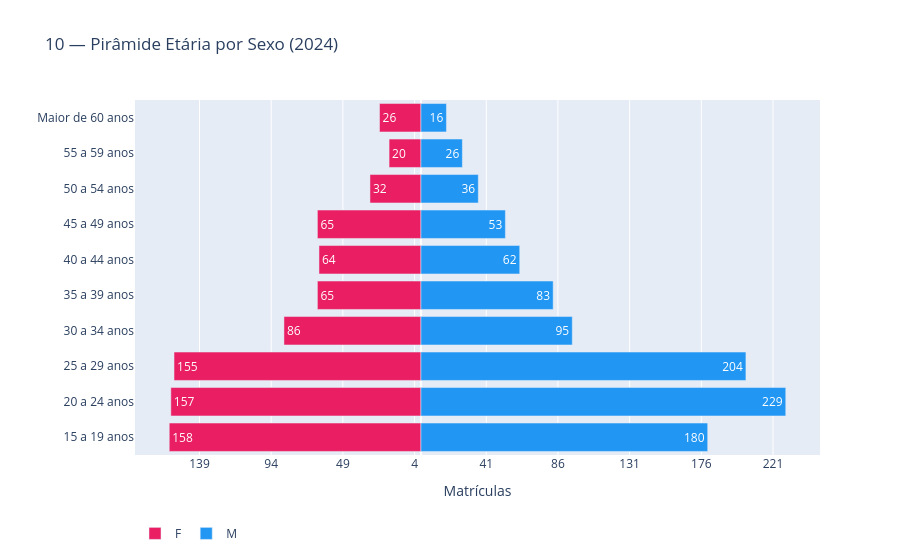

This figure's notebook cell:
### Markdown cell above
### 4.4. Seção 1 — Perfil no último ano

### Code cell
# ── Gráfico 10: Pirâmide etária por sexo (último ano) ────────────────────────
# A pirâmide usa go.Bar com valores negativos no lado esquerdo (primeiro sexo)
# e positivos no lado direito (segundo sexo). O eixo X exibe apenas valores
# absolutos para não confundir o leitor com os sinais negativos.

piramide_df = (
    df.groupby(["Faixa Etária", "Sexo"])["Código da Matricula"]
    .count()
    .reset_index(name="Qtd")
)

# Garante a ordem cronológica das faixas no eixo Y
piramide_df["Faixa Etária"] = pd.Categorical(
    piramide_df["Faixa Etária"],
    categories=faixas_presentes,
    ordered=True,
)
piramide_df = piramide_df.sort_values("Faixa Etária")

sexos = piramide_df["Sexo"].dropna().unique().tolist()

fig_10 = go.Figure()

for i, sexo in enumerate(sexos):
    subset = piramide_df[piramide_df["Sexo"] == sexo]
    multiplicador = -1 if i == 0 else 1   # primeiro sexo → lado esquerdo
    valores = subset["Qtd"] * multiplicador

    fig_10.add_trace(go.Bar(
        name=sexo,
        y=subset["Faixa Etária"].astype(str),
        x=valores,
        orientation="h",
        marker_color=CORES_SEXO.get(sexo, "#9E9E9E"),
        text=subset["Qtd"].astype(str),   # valor absoluto no rótulo
        textposition="inside",
    ))

valor_max = int(piramide_df["Qtd"].max())
passo     = max(1, valor_max // 5)
ticks     = list(range(-valor_max, valor_max + passo, passo))

fig_10.update_layout(
    title=f"10 — Pirâmide Etária por Sexo ({ultimo_ano})",
    barmode="relative",
    xaxis=dict(
        tickvals=ticks,
        ticktext=[str(abs(v)) for v in ticks],
        title="Matrículas",
    ),
    yaxis=dict(title=""),
    legend=dict(orientation="h", y=-0.18),
)
fig_10.show()

### Figure 1 — Plotly figure (JSON) as saved in the notebook; plotly's stock layout.template omitted (floating-point values rounded to 4 significant figures)
{"data": [{"marker": {"color": "#E91E63"}, "name": "F", "orientation": "h", "text": ["158", "157", "155", "86", "65", "64", "65", "32", "20", "26"], "textposition": "inside", "type": "bar", "x": [-158, -157, -155, -86, -65, -64, -65, -32, -20, -26], "y": ["15 a 19 anos", "20 a 24 anos", "25 a 29 anos", "30 a 34 anos", "35 a 39 anos", "40 a 44 anos", "45 a 49 anos", "50 a 54 anos", "55 a 59 anos", "Maior de 60 anos"]}, {"marker": {"color": "#2196F3"}, "name": "M", "orientation": "h", "text": ["180", "229", "204", "95", "83", "62", "53", "36", "26", "16"], "textposition": "inside", "type": "bar", "x": [180, 229, 204, 95, 83, 62, 53, 36, 26, 16], "y": ["15 a 19 anos", "20 a 24 anos", "25 a 29 anos", "30 a 34 anos", "35 a 39 anos", "40 a 44 anos", "45 a 49 anos", "50 a 54 anos", "55 a 59 anos", "Maior de 60 anos"]}], "layout": {"barmode": "relative", "legend": {"orientation": "h", "y": -0.18}, "title": {"text": "10 — Pirâmide Etária por Sexo (2024)"}, "xaxis": {"ticktext": ["229", "184", "139", "94", "49", "4", "41", "86", "131", "176", "221", "266"], "tickvals": [-229, -184, -139, -94, -49, -4, 41, 86, 131, 176, 221, 266], "title": {"text": "Matrículas"}}, "yaxis": {"title": {"text": ""}}}}
